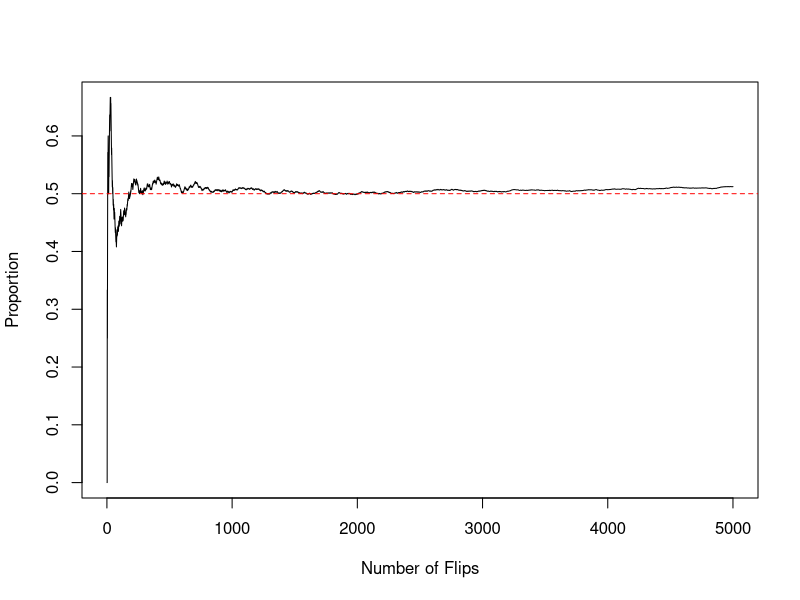

The R source for this figure:
####
#### An illustration of probability as a long-run phenomenon.
####

## Flip a coin once.
sample(c(0, 1), size = 1)

##
## Flip a coin 5000 times.
##

x <- sample(c(0, 1), size = 5000, replace = TRUE)
x[1:10]

## What proportion of flips were heads?
table(x)
sum(x) / 5000
mean(x)

## How did the proportion change over the course of all flips?
p <- cumsum(x) / 1:5000

plot(1:5000, p, xlab = "Number of Flips", ylab = "Proportion", type = "l")
abline(0.5, 0, lty = 2, col = "red")

####
#### Steph Curry (point guard for the Golden State Warriors in the National Basketball 
#### Association) has made about 90% of his free throws in the NBA. Suppose that the 
#### probability he makes any given free throw equals 0.90. What might we expect to see
#### in a sequence of 10 free throw shots?
####

## Simulate 10 free throws (do it many times). Note that sometimes he hits all 10, 
## but every once in a while he misses 3, 4, or even more, just by chance. 
sample(c(0, 1), size = 10, replace = TRUE, prob = c(0.10, 0.90))

## Let's repeat the above 5000 times and keep track of the number of free throws (out of 
## 10) that he makes.
x <- numeric(5000)
for(i in 1:5000) {
  x[i] <- sum(sample(c(0, 1), size = 10, replace = TRUE, prob = c(0.10, 0.90)))
}

## Notice the *distribution* of outcomes. Most of the time, he makes 8 or more out of 10. 
## It is not that unusual for him to make only 7 out of 10. It is rare (but it happens) 
## that he makes 6 or fewer.
table(x)

## Now consider a rookie who in his first and only game so far made 6 out of 10 free 
## throws. Based on this sample of observations, what would we estimate his shot making 
## probability to be? Suppose the coach only wants players who can make at least 85% of 
## their free throws on his team. Is it plausible that the rookie really makes 85% of his 
## shots and just got unlucky in this game? Let's simulate 5000 games, assuming his 
## probability is indeed 0.85.
x <- numeric(5000)
for(i in 1:5000) {
  x[i] <- sum(sample(c(0, 1), size = 10, replace = TRUE, prob = c(0.15, 0.85)))
}

## If the rookie's probability really were 0.85, it would be rare (less than 10 times out 
## of 100) for him to make 6 or fewer out of 10 shots. 
table(x)


